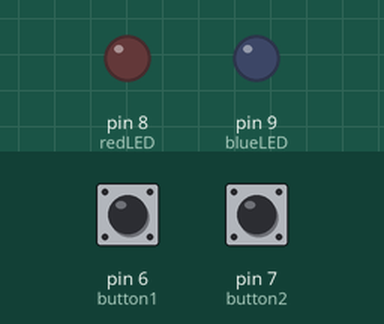
Simulated run of this sketch. Board: Arduino Uno, built with avr-gcc and run on an emulated ATmega328P. On the bench: output pins drawn as LEDs (lit = HIGH). The test bench sets the inputs (shaded band); at power-on: pin 6 (button1) LOW, pin 7 (button2) LOW.

Above: at 1.2 s.
1.3 s: pin 6 (button1) pulled HIGH for 0.15 s
At 1.6 s:
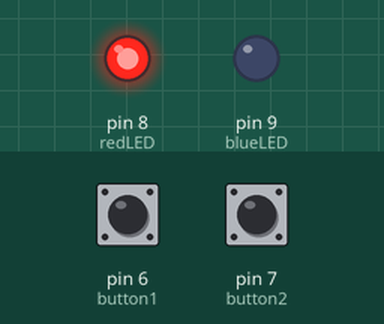
2.9 s: pin 7 (button2) pulled HIGH for 0.15 s
At 3.4 s:
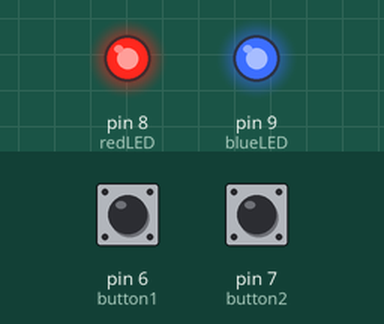
4.5 s: pin 6 (button1) pulled HIGH for 1 s
At 5.2 s:
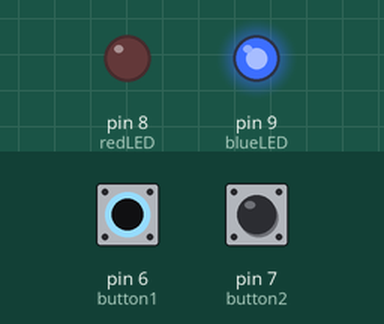
7.0 s: pin 6 (button1) pulled HIGH for 3.2 s
At 8.3 s:
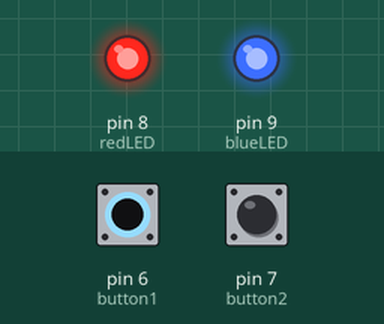
11.7 s: pin 7 (button2) pulled HIGH for 1 s
At 12.6 s:
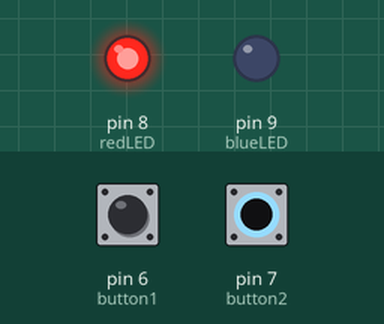
Timing chart, 0 to 14.7 s (numbered marks = the images above; inputs shaded):
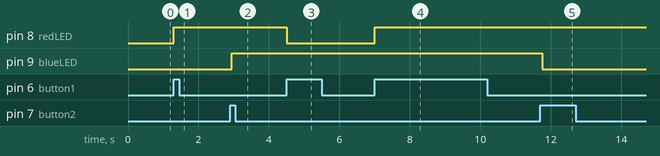

Measured:
- after the input at 1.3 s, pin 8 (redLED): LOW → HIGH at once
- after the input at 2.9 s, pin 9 (blueLED): LOW → HIGH after 0.05 s
- after the input at 4.5 s, pin 8 (redLED): HIGH → LOW at once
- after the input at 7.0 s, pin 8 (redLED): LOW → HIGH at once
- after the input at 11.7 s, pin 9 (blueLED): HIGH → LOW after 0.05 s

The sketch:

ToggleSwitchLED.ino
```cpp
int button1 = 6;
int button2 = 7;
int button1ValNew;
int button2ValNew;
int button1ValOld = 1;
int button2ValOld = 1;
int redLED = 8;
int blueLED = 9;
int redLEDState = 0;
int blueLEDState = 0;

int dt = 50;


void setup() {
  // put your setup code here, to run once:
  pinMode(button1, INPUT);
  pinMode(button2, INPUT);
  pinMode(redLED, OUTPUT);
  pinMode(blueLED, OUTPUT);
  Serial.begin(9600);

}

void loop() {
  // put your main code here, to run repeatedly:
  button1ValNew = digitalRead(button1);
  button2ValNew = digitalRead(button2);


  if(button1ValOld == 0 && button1ValNew == 1){
    if(redLEDState == 0){
      digitalWrite(redLED, HIGH);
      redLEDState = 1;
    }
    else{
      digitalWrite(redLED, LOW);
      redLEDState = 0;
    }
  }
  button1ValOld = button1ValNew;
  delay(dt);

  if(button2ValOld == 0 && button2ValNew == 1){
    if(blueLEDState == 0){
      digitalWrite(blueLED, HIGH);
      blueLEDState = 1;

    }
    else{
      digitalWrite(blueLED, LOW);
      blueLEDState = 0;
    }

  }
  button2ValOld = button2ValNew;
  delay(dt);


}
```
